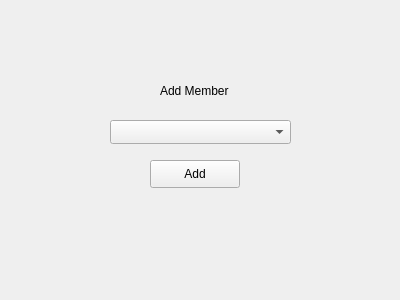
<?xml version="1.0" encoding="UTF-8"?>
<ui version="4.0">
 <class>addToGroup</class>
 <widget class="QWidget" name="addToGroup">
  <property name="geometry">
   <rect>
    <x>0</x>
    <y>0</y>
    <width>400</width>
    <height>300</height>
   </rect>
  </property>
  <property name="windowTitle">
   <string>Form</string>
  </property>
  <widget class="QLabel" name="label">
   <property name="geometry">
    <rect>
     <x>160</x>
     <y>70</y>
     <width>81</width>
     <height>41</height>
    </rect>
   </property>
   <property name="text">
    <string>Add Member</string>
   </property>
  </widget>
  <widget class="QPushButton" name="pushButton">
   <property name="geometry">
    <rect>
     <x>150</x>
     <y>160</y>
     <width>90</width>
     <height>28</height>
    </rect>
   </property>
   <property name="text">
    <string>Add</string>
   </property>
  </widget>
  <widget class="QComboBox" name="members">
   <property name="geometry">
    <rect>
     <x>110</x>
     <y>120</y>
     <width>181</width>
     <height>24</height>
    </rect>
   </property>
  </widget>
 </widget>
 <resources/>
 <connections/>
</ui>
